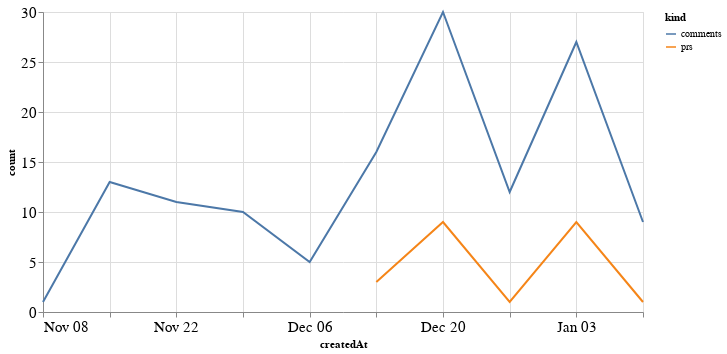

Notebook cell for this chart:
### Code cell
alt.Chart(total_time, width=600).mark_line().encode(
    x='createdAt',
    y='count',
    color='kind'
)

### Figure 1 — Vega-Lite specification as saved in the notebook (floating-point values rounded to 4 significant figures)
{"config": {"axisLeft": {"labelFontSize": 15}, "axisBottom": {"labelFontSize": 15}}, "data": {"name": "data-141a85cdd9efa606cb34750779480f21"}, "mark": "line", "encoding": {"color": {"type": "nominal", "field": "kind"}, "x": {"type": "temporal", "field": "createdAt"}, "y": {"type": "quantitative", "field": "count"}}, "width": 600, "$schema": "https://vega.github.io/schema/vega-lite/v4.8.1.json", "datasets": {"data-141a85cdd9efa606cb34750779480f21": [{"createdAt": "2020-12-13T00:00:00", "kind": "prs", "count": 3.0}, {"createdAt": "2020-12-20T00:00:00", "kind": "prs", "count": 9.0}, {"createdAt": "2020-12-27T00:00:00", "kind": "prs", "count": 1.0}, {"createdAt": "2021-01-03T00:00:00", "kind": "prs", "count": 9.0}, {"createdAt": "2021-01-10T00:00:00", "kind": "prs", "count": 1.0}, {"createdAt": "2020-11-08T00:00:00", "kind": "prs", "count": null}, {"createdAt": "2020-11-15T00:00:00", "kind": "prs", "count": null}, {"createdAt": "2020-11-22T00:00:00", "kind": "prs", "count": null}, {"createdAt": "2020-11-29T00:00:00", "kind": "prs", "count": null}, {"createdAt": "2020-12-06T00:00:00", "kind": "prs", "count": null}, {"createdAt": "2020-12-13T00:00:00", "kind": "comments", "count": 16.0}, {"createdAt": "2020-12-20T00:00:00", "kind": "comments", "count": 30.0}, {"createdAt": "2020-12-27T00:00:00", "kind": "comments", "count": 12.0}, {"createdAt": "2021-01-03T00:00:00", "kind": "comments", "count": 27.0}, {"createdAt": "2021-01-10T00:00:00", "kind": "comments", "count": 9.0}, {"createdAt": "2020-11-08T00:00:00", "kind": "comments", "count": 1.0}, {"createdAt": "2020-11-15T00:00:00", "kind": "comments", "count": 13.0}, {"createdAt": "2020-11-22T00:00:00", "kind": "comments", "count": 11.0}, {"createdAt": "2020-11-29T00:00:00", "kind": "comments", "count": 10.0}, {"createdAt": "2020-12-06T00:00:00", "kind": "comments", "count": 5.0}]}}
